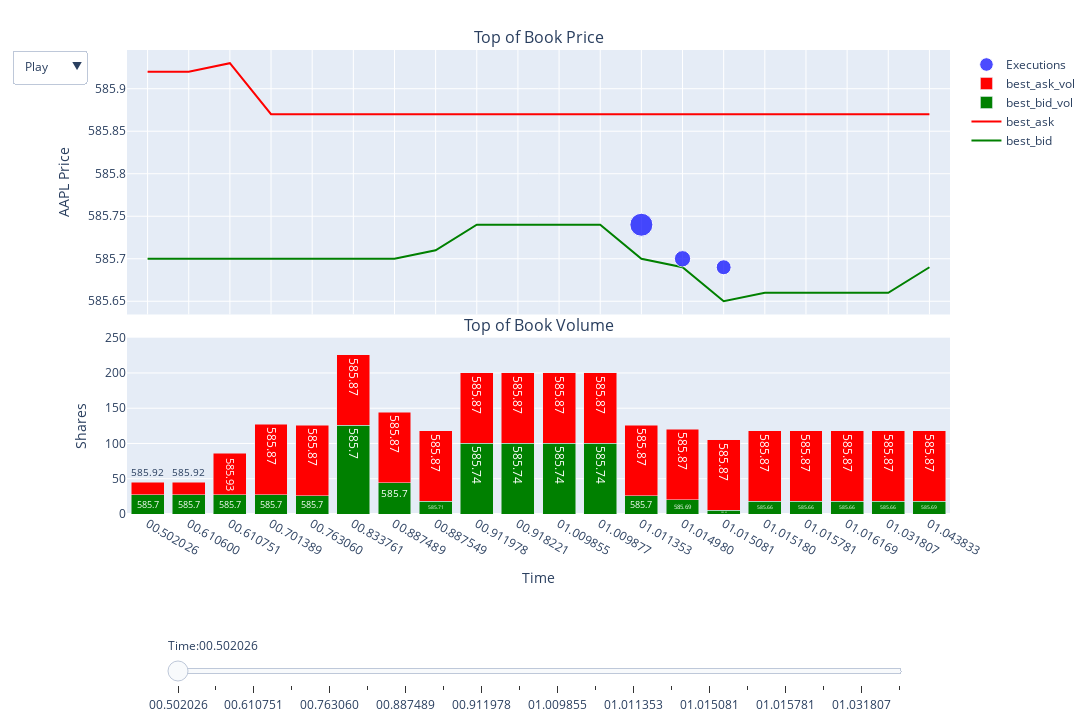

Here is the notebook cell this chart was saved with:
### Code cell
# present data
my_fig_dict["layout"]["sliders"] = [my_sliders_dict]

# feed all data into plotly
fig = go.Figure(my_fig_dict).set_subplots(2, 1, subplot_titles=('Top of Book Price', 'Top of Book Volume'), vertical_spacing=0.05, row_heights=[0.6, 0.4], shared_xaxes=True)
# set x and y for volume bar chart
fig.data[2].xaxis = "x2"
fig.data[2].yaxis = "y2"
fig.data[3].xaxis = "x2"
fig.data[3].yaxis = "y2"
fig.update_layout(yaxis2_title='Shares', xaxis2_title='Time')
fig.update_layout(width=1440, height=722, margin=dict(l=50, r=50, b=75, t=50), yaxis2_range=[0,250])
fig.show()
#fig.write_html("../data/html/AAPL_L1_Data.html")

### Figure 1 — Plotly figure (JSON) as saved in the notebook; plotly's stock layout.template omitted (floating-point values rounded to 4 significant figures)
{"data": [{"line": {"color": "green"}, "mode": "lines", "name": "best_bid", "type": "scatter", "x": ["00.502026", "00.610600", "00.610751", "00.701389", "00.763060", "00.833761", "00.887489", "00.887549", "00.911978", "00.918221", "01.009855", "01.009877", "01.011353", "01.014980", "01.015081", "01.015180", "01.015781", "01.016169", "01.031807", "01.043833"], "y": [585.7, 585.7, 585.7, 585.7, 585.7, 585.7, 585.7, 585.7, 585.7, 585.7, 585.7, 585.7, 585.7, 585.7, 585.6, 585.7, 585.7, 585.7, 585.7, 585.7]}, {"line": {"color": "red"}, "mode": "lines", "name": "best_ask", "type": "scatter", "x": ["00.502026", "00.610600", "00.610751", "00.701389", "00.763060", "00.833761", "00.887489", "00.887549", "00.911978", "00.918221", "01.009855", "01.009877", "01.011353", "01.014980", "01.015081", "01.015180", "01.015781", "01.016169", "01.031807", "01.043833"], "y": [585.9, 585.9, 585.9, 585.9, 585.9, 585.9, 585.9, 585.9, 585.9, 585.9, 585.9, 585.9, 585.9, 585.9, 585.9, 585.9, 585.9, 585.9, 585.9, 585.9]}, {"marker": {"color": "green"}, "name": "best_bid_vol", "text": ["585.7", "585.7", "585.7", "585.7", "585.7", "585.7", "585.7", "585.71", "585.74", "585.74", "585.74", "585.74", "585.7", "585.69", "585.65", "585.66", "585.66", "585.66", "585.66", "585.69"], "type": "bar", "x": ["00.502026", "00.610600", "00.610751", "00.701389", "00.763060", "00.833761", "00.887489", "00.887549", "00.911978", "00.918221", "01.009855", "01.009877", "01.011353", "01.014980", "01.015081", "01.015180", "01.015781", "01.016169", "01.031807", "01.043833"], "xaxis": "x2", "y": [27, 27, 27, 27, 26, 126, 44, 18, 100, 100, 100, 100, 26, 20, 5, 18, 18, 18, 18, 18], "yaxis": "y2"}, {"marker": {"color": "red"}, "name": "best_ask_vol", "text": ["585.92", "585.92", "585.93", "585.87", "585.87", "585.87", "585.87", "585.87", "585.87", "585.87", "585.87", "585.87", "585.87", "585.87", "585.87", "585.87", "585.87", "585.87", "585.87", "585.87"], "type": "bar", "x": ["00.502026", "00.610600", "00.610751", "00.701389", "00.763060", "00.833761", "00.887489", "00.887549", "00.911978", "00.918221", "01.009855", "01.009877", "01.011353", "01.014980", "01.015081", "01.015180", "01.015781", "01.016169", "01.031807", "01.043833"], "xaxis": "x2", "y": [18, 18, 59, 100, 100, 100, 100, 100, 100, 100, 100, 100, 100, 100, 100, 100, 100, 100, 100, 100], "yaxis": "y2"}, {"marker": {"color": "blue", "size": [0, 23.03, 16.29, 14.98]}, "mode": "markers", "name": "Executions", "text": ["Shares: 1.0", "Shares: 100.0", "Shares: 26.0", "Shares: 20.0"], "type": "scatter", "x": ["00.763060", "01.011353", "01.014980", "01.015081"], "y": [585.7, 585.7, 585.7, 585.7]}], "layout": {"annotations": [{"font": {"size": 16}, "showarrow": false, "text": "Top of Book Price", "x": 0.5, "xanchor": "center", "xref": "paper", "y": 1, "yanchor": "bottom", "yref": "paper"}, {"font": {"size": 16}, "showarrow": false, "text": "Top of Book Volume", "x": 0.5, "xanchor": "center", "xref": "paper", "y": 0.38, "yanchor": "bottom", "yref": "paper"}], "barmode": "stack", "height": 722, "hovermode": "closest", "margin": {"b": 75, "l": 50, "r": 50, "t": 50}, "sliders": [{"active": 0, "currentvalue": {"prefix": "Time:"}, "len": 0.9, "pad": {"b": 0, "t": 120}, "steps": [{"args": [["00.502026"], {"frame": {"duration": 0, "redraw": false}, "mode": "immediate", "transition": {"duration": 0}}], "label": "00.502026", "method": "animate"}, {"args": [["00.610600"], {"frame": {"duration": 0, "redraw": false}, "mode": "immediate", "transition": {"duration": 0}}], "label": "00.610600", "method": "animate"}, {"args": [["00.610751"], {"frame": {"duration": 0, "redraw": false}, "mode": "immediate", "transition": {"duration": 0}}], "label": "00.610751", "method": "animate"}, {"args": [["00.701389"], {"frame": {"duration": 0, "redraw": false}, "mode": "immediate", "transition": {"duration": 0}}], "label": "00.701389", "method": "animate"}, {"args": [["00.763060"], {"frame": {"duration": 0, "redraw": false}, "mode": "immediate", "transition": {"duration": 0}}], "label": "00.763060", "method": "animate"}, {"args": [["00.833761"], {"frame": {"duration": 0, "redraw": false}, "mode": "immediate", "transition": {"duration": 0}}], "label": "00.833761", "method": "animate"}, {"args": [["00.887489"], {"frame": {"duration": 0, "redraw": false}, "mode": "immediate", "transition": {"duration": 0}}], "label": "00.887489", "method": "animate"}, {"args": [["00.887549"], {"frame": {"duration": 0, "redraw": false}, "mode": "immediate", "transition": {"duration": 0}}], "label": "00.887549", "method": "animate"}, {"args": [["00.911978"], {"frame": {"duration": 0, "redraw": false}, "mode": "immediate", "transition": {"duration": 0}}], "label": "00.911978", "method": "animate"}, {"args": [["00.918221"], {"frame": {"duration": 0, "redraw": false}, "mode": "immediate", "transition": {"duration": 0}}], "label": "00.918221", "method": "animate"}, {"args": [["01.009855"], {"frame": {"duration": 0, "redraw": false}, "mode": "immediate", "transition": {"duration": 0}}], "label": "01.009855", "method": "animate"}, {"args": [["01.009877"], {"frame": {"duration": 0, "redraw": false}, "mode": "immediate", "transition": {"duration": 0}}], "label": "01.009877", "method": "animate"}, {"args": [["01.011353"], {"frame": {"duration": 0, "redraw": false}, "mode": "immediate", "transition": {"duration": 0}}], "label": "01.011353", "method": "animate"}, {"args": [["01.014980"], {"frame": {"duration": 0, "redraw": false}, "mode": "immediate", "transition": {"duration": 0}}], "label": "01.014980", "method": "animate"}, {"args": [["01.015081"], {"frame": {"duration": 0, "redraw": false}, "mode": "immediate", "transition": {"duration": 0}}], "label": "01.015081", "method": "animate"}, {"args": [["01.015180"], {"frame": {"duration": 0, "redraw": false}, "mode": "immediate", "transition": {"duration": 0}}], "label": "01.015180", "method": "animate"}, {"args": [["01.015781"], {"frame": {"duration": 0, "redraw": false}, "mode": "immediate", "transition": {"duration": 0}}], "label": "01.015781", "method": "animate"}, {"args": [["01.016169"], {"frame": {"duration": 0, "redraw": false}, "mode": "immediate", "transition": {"duration": 0}}], "label": "01.016169", "method": "animate"}, {"args": [["01.031807"], {"frame": {"duration": 0, "redraw": false}, "mode": "immediate", "transition": {"duration": 0}}], "label": "01.031807", "method": "animate"}, {"args": [["01.043833"], {"frame": {"duration": 0, "redraw": false}, "mode": "immediate", "transition": {"duration": 0}}], "label": "01.043833", "method": "animate"}], "x": 0.05, "xanchor": "left", "y": 0}], "updatemenus": [{"buttons": [{"args": [null, {"frame": {"duration": 0, "redraw": false}, "fromcurrent": true, "transition": {"duration": 0, "easing": "quadratic-in-out"}}], "label": "Play", "method": "animate"}, {"args": [[null], {"frame": {"duration": 0, "redraw": false}, "mode": "immediate", "transition": {"duration": 0}}], "label": "Pause", "method": "animate"}]}], "width": 1440, "xaxis": {"anchor": "y", "autorange": true, "domain": [0, 1], "dtick": "250ms", "matches": "x2", "showticklabels": false, "tickformat": "%S.%.3f", "tickmode": "linear"}, "xaxis2": {"anchor": "y2", "domain": [0, 1], "title": {"text": "Time"}}, "yaxis": {"anchor": "x", "domain": [0.43, 1], "title": {"text": "AAPL Price"}}, "yaxis2": {"anchor": "x2", "domain": [0, 0.38], "range": [0, 250], "title": {"text": "Shares"}}}}
